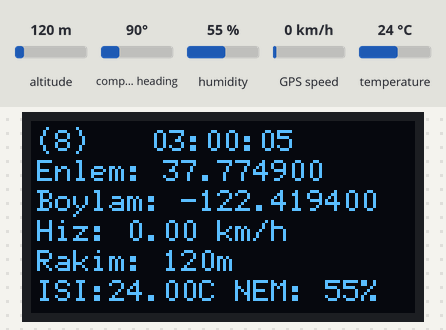
Bench run of a sketch on a simulated ESP32. Parts: 128×64 one-colour display. The inputs (shaded band) are chosen by the test bench; at power-on: altitude 120 m, humidity 55 %, GPS speed 0 km/h, temperature 24 °C, compass heading 90°. WiFi joins after 1.5 s; servers stay silent unless stated; network time is answered at once with the bench clock; the local clock reads 2024-03-15 10:24:30 at power-on unless the sketch sets it; the GPS gets a fix after 3 s at 37.7749, -122.4194 with 8 satellites; what the sketch prints to the serial monitor is not drawn.

Above: at 5.6 s.
5.7 s: altitude set to 20 m
At 7.9 s:
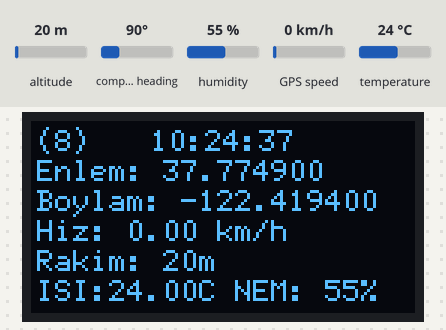
10.6 s: humidity set to 22 %
At 12.0 s:
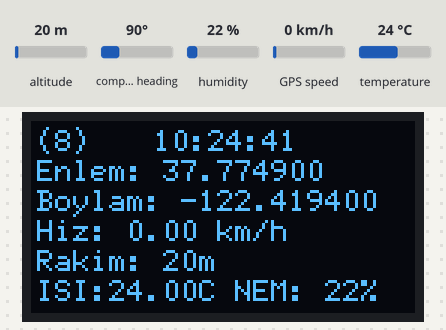
14.7 s: GPS speed set to 2 km/h
At 18.0 s:
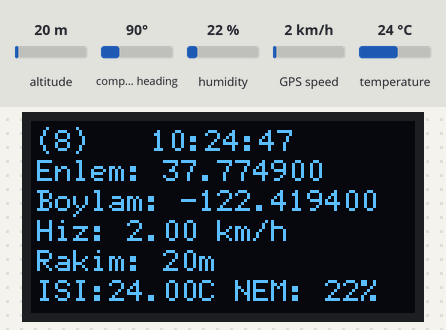
20.9 s: temperature set to 12 °C
At 22.0 s:
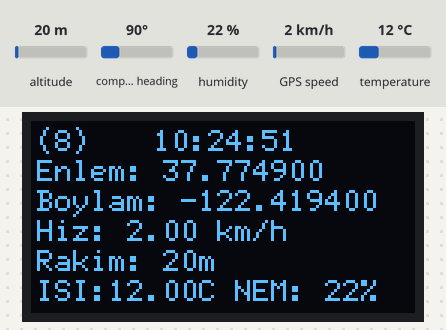
25.0 s: altitude set to 250 m
At 28.1 s:
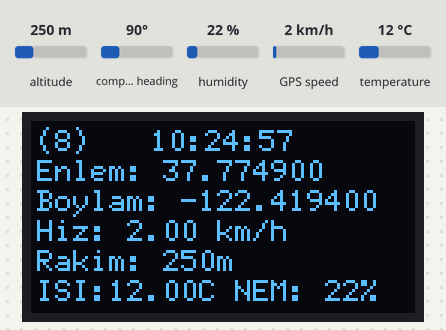
31.1 s: humidity set to 40 %
At 32.1 s:
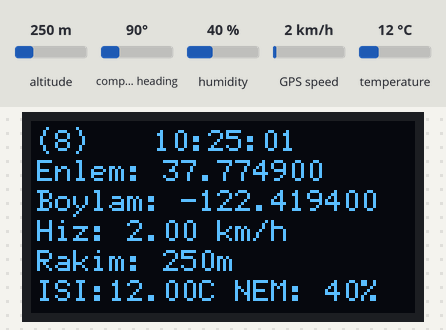
Timing chart, 0 to 34.1 s (numbered marks = the images above; inputs shaded):
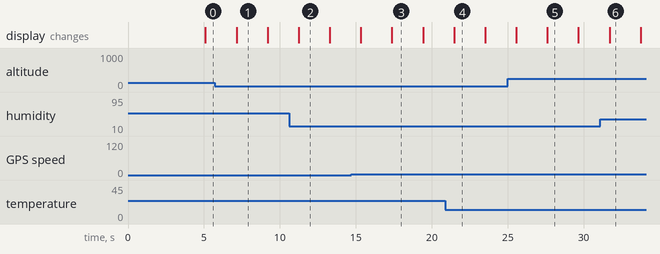

Measured:
- what the display in image 1 shows lasts 2.1 s, from 7.1 s to 9.2 s

The sketch:

esp32_ile_konum_ve_hava_durumu_bilgileri.ino
```cpp
#include <Wire.h>
#include <U8g2lib.h>
#include <WiFi.h>
#include <WebServer.h>
#include <TinyGPS++.h>
#include <NTPClient.h>
#include <WiFiUdp.h>
#include <DHTesp.h> // DHT11 sensörü için kütüphane

#define SCREEN_WIDTH 128      // OLED ekran genişliği, piksel cinsinden
#define SCREEN_HEIGHT 64      // OLED ekran yüksekliği, piksel cinsinden

#define OLED_RESET -1         // Reset pini (veya -1: Arduino reset piniyle paylaşılıyorsa)
#define SCREEN_ADDRESS 0x3C   // SSD1306 adresi (datasheet'e bakın)
#define OLED_SDA 19           // ESP32 pin: OLED SDA bağlantısı (GPIO 19)
#define OLED_SCL 18           // ESP32 pin: OLED SCL bağlantısı (GPIO 18)

U8G2_SSD1306_128X64_NONAME_F_SW_I2C u8g2(U8G2_R0, /* clock=*/ OLED_SCL, /* data=*/ OLED_SDA, /* reset=*/ U8X8_PIN_NONE);

#define GPS_RX 25             // ESP32 pin: GPS modül RX bağlantısı
#define GPS_TX 26             // ESP32 pin: GPS modül TX bağlantısı
HardwareSerial gpsSerial(1);

TinyGPSPlus gps;

const char *ssid = "KULLANICI-ADINIZ";      // WiFi ağı adı
const char *password = "ŞİFRENİZ";  // WiFi şifresi

WebServer server(80);  // Web sunucusu için port numarası

WiFiUDP ntpUDP;
NTPClient timeClient(ntpUDP, "pool.ntp.org", 10800);  // UTC+3 saat dilimi (3 * 3600 = 10800 saniye)

DHTesp dht; // DHTesp nesnesi oluştur

const int DHTPIN = 17; // DHT11 sensörünün bağlı olduğu pin (GPIO 15)
const int G15 = 17;    // DHTPIN olarak da kullanılacak (GPIO 15)

void handleRoot() {
    String content = "<html><head><meta charset='UTF-8'></head><body>";
    content += "<h1 style='text-align:center;font-size:30px;margin-top:10px;margin-bottom:10px;'>SWL 67 - TA2CAY <br>KONUM VE HAVA DURUMU TAKİP PROJESİ</h1>";
    content += "<p style='text-align:center;font-size:20px;margin-top:5px;margin-bottom:5px;'><B>ENLEM:</B> " + String(gps.location.lat(), 6) + "</p>";
    content += "<p style='text-align:center;font-size:20px;margin-top:5px;margin-bottom:5px;'>BOYLAM: " + String(gps.location.lng(), 6) + "</p>";
    content += "<p style='text-align:center;font-size:20px;margin-top:5px;margin-bottom:5px;'>YÜKSEKLİK: " + String(gps.altitude.meters(), 0) + "m</p>";
    content += "<p style='text-align:center;font-size:20px;margin-top:5px;margin-bottom:5px;'>HIZ: " + String(gps.speed.kmph()) + " km/h</p>";
    content += "<p style='text-align:center;font-size:20px;margin-top:5px;margin-bottom:5px;'>SICAKLIK: " + String(getTemperature()) + "°C NEM: " + String(getHumidity()) + "%</p>";
    content += "<div id='map' style='height: 300px; width: 100%;'></div>";
    content += "<script>function initMap() { var mapOptions = { center: { lat: " + String(gps.location.lat(), 6) + ", lng: " + String(gps.location.lng(), 6) + " }, zoom: 12 }; var map = new google.maps.Map(document.getElementById('map'), mapOptions); var marker = new google.maps.Marker({ position: { lat: " + String(gps.location.lat(), 6) + ", lng: " + String(gps.location.lng(), 6) + " }, map: map, title: 'Konumunuz' }); }</script>";
    content += "<script src='https://maps.googleapis.com/maps/api/js?key=API_KEY_BURAYA_YAZILACAK&callback=initMap' async defer></script>";
    content += "</body></html>";
    server.send(200, "text/html", content);
}

void setup() {
    Serial.begin(115200);
    u8g2.begin();
    delay(2000);

    // Bağlantıyı başlat
    WiFi.begin(ssid, password);
    Serial.println("Internet baglantisi gerceklestiriliyor...");

    while (WiFi.status() != WL_CONNECTED) {
        delay(1000);
        Serial.println("Baglaniyor...");
    }

   // Bağlantı başarılı
Serial.println("BAGLANTI HAZIR");
Serial.print("TARAYICIYA YAPISTIRACAGINIZ IP ADRESI: ");
Serial.println(WiFi.localIP());

    // GPS modülünü başlat
    gpsSerial.begin(9600, SERIAL_8N1, GPS_RX, GPS_TX);

    // NTP istemcisini başlat
    timeClient.begin();

    // DHT sensörünü başlat
    dht.setup(DHTPIN, DHTesp::DHT11); // DHT11 sensörü başlat

    // Sunucu rotalarını tanımla
    server.on("/", handleRoot);

    // Sunucuyu başlat
    server.begin();
    Serial.println("TARAYICI HAZIR VERILER OKUNABILIR");
}

void loop() {
    boolean newData = false;

    // GPS verilerini okumak için 1 saniye boyunca döngü
    for (unsigned long start = millis(); millis() - start < 1000;) {
        while (gpsSerial.available()) {
            if (gps.encode(gpsSerial.read())) {
                newData = true;
            }
        }
    }

    // Yeni GPS verisi varsa
    if (newData) {
        newData = false;
        printGPSData();
        handleRoot();  // Tarayıcı için güncellenmiş verileri gönder
    } else {
        drawNoGPSData();
    }

    // NTP istemcisini güncelle
    timeClient.update();

    server.handleClient();  // Web sunucusu isteklerini dinle
    delay(1000); // 1 saniye bekleme
}

float getTemperature() {
    return dht.getTemperature(); // Sıcaklık değerini al
}

float getHumidity() {
    return dht.getHumidity(); // Nem değerini al
}

void printGPSData() {
    u8g2.clearBuffer(); // Ekranı temizle

    // Yazı tipini değiştir
    u8g2.setFont(u8g2_font_6x12_tf); // Küçük yazı tipi

    // Tarih ve saat bilgisini al
    String dateTime = timeClient.getFormattedTime();

    // Saati ortalamak için font modunu ayarla
    u8g2.setFontMode(1); // 1: Orta

    // Tarih ve saat bilgisini ekrana yazdır
    u8g2.setCursor((SCREEN_WIDTH - u8g2.getStrWidth(dateTime.c_str())) / 2, 10); // Saati ortala
    u8g2.print(dateTime);

    // Diğer bilgileri ekrana yazdır
    u8g2.setFontMode(0); // Tekrar eski font modunu ayarla
    u8g2.setCursor(2, 20);
    u8g2.print("Enlem: ");
    u8g2.print(gps.location.lat(), 6);

    u8g2.setCursor(2, 30);
    u8g2.print("Boylam: ");
    u8g2.print(gps.location.lng(), 6);

    u8g2.setCursor(2, 40);
    u8g2.print("Hiz: ");
    u8g2.print(gps.speed.kmph()); // Kilometre/saat cinsinden hız
    u8g2.print(" km/h");

    u8g2.setCursor(2, 50);
    u8g2.print("Rakim: ");
    u8g2.print(gps.altitude.meters(), 0); // Metreye göre yükseklik
    u8g2.print("m"); // "m" birimini ekle

    // Bağlanılan uydu sayısını ekrana yazdır
    u8g2.setCursor(2, 10); // Saat bilgisinin olduğu satırın başına gel
    u8g2.print("(");
    u8g2.print(gps.satellites.value());
    u8g2.print(")");

    // Sıcaklık ve nem bilgilerini ekrana yazdır

    u8g2.setCursor(2, 60);
    u8g2.print("ISI:");
    u8g2.print(getTemperature());
    u8g2.print("C NEM: ");
    u8g2.print(static_cast<int>(getHumidity()));
    u8g2.print("%");

    u8g2.sendBuffer(); // Ekranı güncelle
}

void drawNoGPSData() {
    u8g2.clearBuffer(); // Ekranı temizle

    // Yazı tipini değiştir
    u8g2.setFont(u8g2_font_6x12_tf); // Küçük yazı tipi

    u8g2.setCursor(0, 24);
    u8g2.print("GPS UYDULARINA");
    u8g2.setCursor(0, 36);
    u8g2.print("BAGLANAMIYOR");

    u8g2.sendBuffer(); // Ekranı güncelle
}
```
